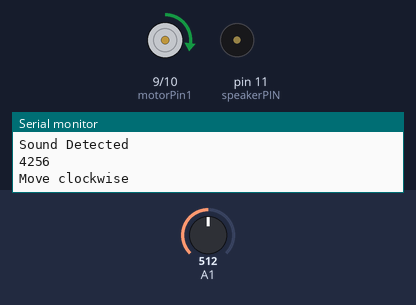
A sketch run on a simulated Arduino Uno, built with avr-gcc and run on an emulated ATmega328P. Shown: motor-driver pin pairs drawn as motors (green arrow = first pin HIGH = forward, orange = second pin HIGH = backward, longer = more drive), buzzer (waves = sounding), the last lines printed to the serial monitor. Inputs (shaded band) come from the test bench; at power-on: A1 = 512.

Above: at 0.45 s.
At 37.41 s:
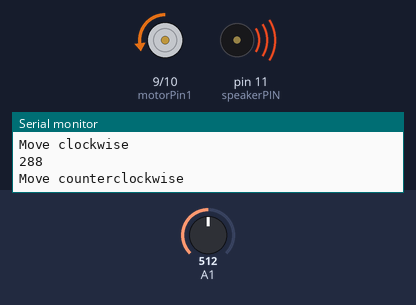
Timing chart, 0 to 40.0 s (numbered marks = the images above):
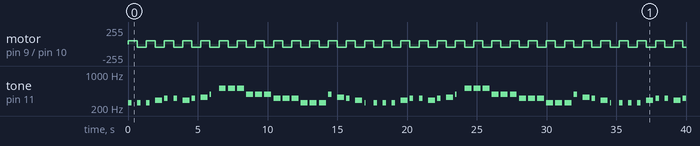

Measured:
- by itself, motor on pin 9 (motorPin1) / pin 10 (motorPin2): alternates forward 50/255 for 0.65 s and backward 50/255 for 0.65 s
- by itself, tone on pin 11 (speakerPIN): plays 256 Hz for 0.25 s, 256 Hz for 0.25 s, 256 Hz for 0.25 s, 288 Hz for 0.50 s, 320 Hz for 0.25 s, 320 Hz for 0.25 s … (62 notes in this stretch)

The sketch:

CymbalMonkeyIntegrationWithOctaveAdjustment.ino
```cpp
#define _USE_MATH_DEFINES
#include <stdio.h>
#include <math.h>
//#include <cmath>
//#include <iostream>
//#include <Speaker.h>

//#define Octave 5


//Music Notes based on Octave--
#define C 16.3516// * pow(2, Octave)
#define D 18.35405// * pow(2, Octave)
#define E 20.60172// * pow(2, Octave)
#define F 21.82676// * pow(2, Octave)
#define G 24.49971// * pow(2, Octave)
#define A 27.5// * pow(2, Octave)
#define B 30.86771// * pow(2, Octave)
#define high_C 32.70320// * pow(2, Octave)
#define rest 0

#define soundDetectorAnalogPin A0

#define soundDetectorPin 2
#define motorPin1 9
#define motorPin2 10
#define speakerPIN 11
#define potPin 12

int octave = 5;
int songLength = 54;

int note_play[] = {C, rest, C, rest, C, rest, D, rest, E, rest, E, rest, D, rest, E, rest, F, rest, G, rest, high_C, rest, high_C, rest, high_C, rest, G, rest, G, rest, G, rest, E, rest, E, rest, E, rest, C, rest, C, rest, C, rest, G, rest, F, rest, E, rest, D, rest, C, rest};
int notes[] = {C, rest, C, rest, C, rest, D, rest, E, rest, E, rest, D, rest, E, rest, F, rest, G, rest, high_C, rest, high_C, rest, high_C, rest, G, rest, G, rest, G, rest, E, rest, E, rest, E, rest, C, rest, C, rest, C, rest, G, rest, F, rest, E, rest, D, rest, C, rest};

int beats[] = {2,1,2,1,2,1,1,1,2,1,2,1,1,1,2,1,1,1,6,1,1,1,1,1,1,1,1,1,1,1,1,1,1,1,1,1,1,1,1,1,1,1,1,1,2,1,1,1,2,1,1,1,5,1};

int noteIndex = 0;
int song_tempo = 250;
int motorSpeed = 50;

//bool updateOctave = true;

bool soundDetected = false;
int soundValue = 0;


int tempo = 2;

bool motorClockwise = true;
void setup() {
  // put your setup code here, to run once:
  //pinMode(speakerPIN, OUTPUT);
  //pinMode(motorPIN, OUTPUT);
  Serial.begin(9600);

  pinMode(soundDetectorPin, INPUT);
  //pinMode(potPin, INPUT);

}

void loop() {
  // put your main code here, to run repeatedly:

  adjustOctave();

  if (soundDetected) {


    /*
    if (updateOctave) {
      adjustOctave();
      updateOctave = false;
    }
    */


    int duration = 1000 / beats[noteIndex] / tempo;//beats[noteIndex] * 1000;//1000 / beats[noteIndex] / tempo;

    int pause = 1000 / beats[1] / tempo * 1.3;//beats[1] * 1000;//1000 / beats[1] / tempo;

    int analogValue = analogRead(A1);

    int adjustedOctave = int(analogValue * 5 / 1023 + 2);

    if (adjustedOctave != octave) {
      octave = adjustedOctave;
      Serial.print(octave);
      adjustOctave();
    }
    //int(analogValue * 7 / 1023 + 1);//map(analogValue, 0, 1023, 1, 8);


    motorMove(noteIndex);
    tone(speakerPIN, notes[noteIndex], duration);//1000/duration / tempo); //* tempo/512);
    //tone(speakerPIN, notes[1], pause);
    delay(pause);
    noteIndex+= 2;
    if (noteIndex >= songLength) {
      //delay(pause);
      noteIndex = 0;
    }

    //int pause = 1000;

    //tone(speakerPIN, notes[noteIndex + 1], pause);

    //delay(1000);
    //noTone(8);
  }
  else {
    soundValue = analogRead(soundDetectorAnalogPin);
    if (soundValue > 40) {
      soundDetected = true;
      Serial.print("Sound Detected\n");
    }
  }


}

void motorMove(int noteIndex) {

  if (notes[noteIndex] != rest) {

    Serial.print(notes[noteIndex]);
    Serial.print("\n");
    if (motorClockwise == true) {
      Serial.print("Move clockwise\n");
      analogWrite(motorPin1, motorSpeed);
      analogWrite(motorPin2, 0);
      motorClockwise = false;
    }
    else {
      Serial.print("Move counterclockwise\n");
      analogWrite(motorPin1, 0);
      analogWrite(motorPin2, motorSpeed);
      motorClockwise = true;
    }
  }
  else {
    analogWrite(motorPin1, 0);
    analogWrite(motorPin2, 0);
  }
}

void adjustOctave() {
  for (int x = 0; x < 54; x++) {
    notes[x] = note_play[x] * pow(2, octave);
  }
}
```
